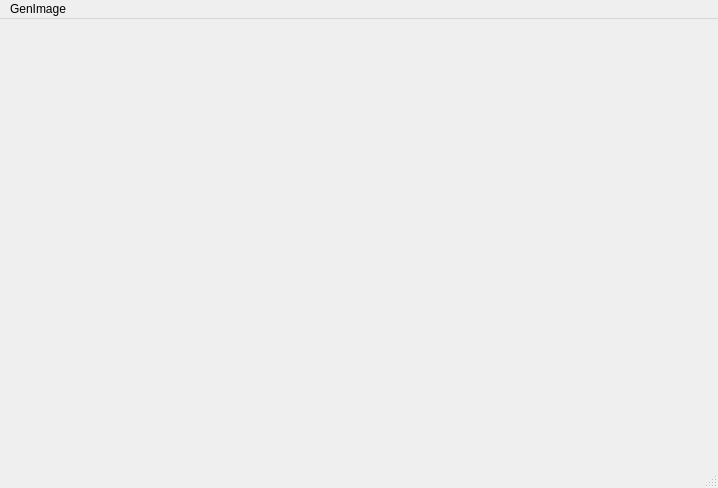
<?xml version="1.0" encoding="UTF-8"?>
<ui version="4.0">
 <class>MainWindow</class>
 <widget class="QMainWindow" name="MainWindow">
  <property name="geometry">
   <rect>
    <x>0</x>
    <y>0</y>
    <width>718</width>
    <height>488</height>
   </rect>
  </property>
  <property name="windowTitle">
   <string>MainWindow</string>
  </property>
  <widget class="QWidget" name="centralwidget"/>
  <widget class="QMenuBar" name="menubar">
   <property name="geometry">
    <rect>
     <x>0</x>
     <y>0</y>
     <width>718</width>
     <height>27</height>
    </rect>
   </property>
   <widget class="QMenu" name="menuGenImage">
    <property name="title">
     <string>GenImage</string>
    </property>
    <addaction name="actionExit"/>
   </widget>
   <addaction name="menuGenImage"/>
  </widget>
  <widget class="QStatusBar" name="statusbar"/>
  <action name="actionExit">
   <property name="text">
    <string>Exit</string>
   </property>
  </action>
 </widget>
 <resources/>
 <connections/>
</ui>
